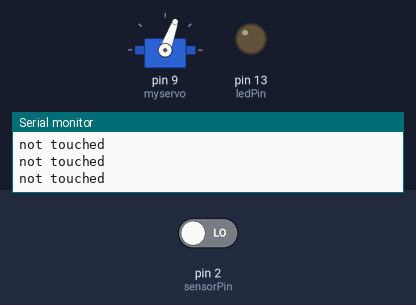
The sketch below on a simulated Arduino Uno, built with avr-gcc and run on an emulated ATmega328P. Shown: servo, output pins drawn as LEDs (lit = HIGH), the last lines printed to the serial monitor. The inputs (shaded band) are chosen by the test bench; at power-on: pin 2 (sensorPin) LOW.

Above: at 2.8 s.
2.9 s: pin 2 (sensorPin) driven HIGH
At 3.9 s:
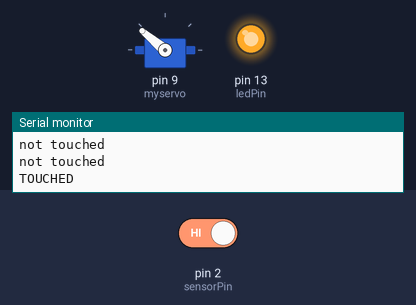
4.5 s: pin 2 (sensorPin) driven LOW
At 5.5 s:
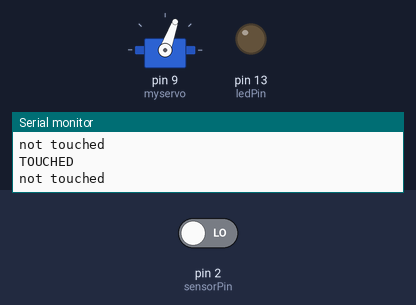
Timing chart, 0 to 7.5 s (numbered marks = the images above; inputs shaded):
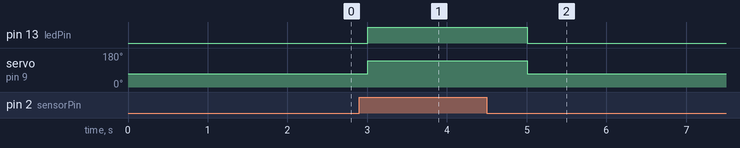

The sketch:

touch_door.ino
```cpp
#define sensorPin 2
#include <Servo.h>

int ledPin = 13;
Servo myservo;
int pos = 0;

void setup() {
  myservo.attach(9);
  Serial.begin(9600);
  pinMode(ledPin, OUTPUT);
  pinMode(sensorPin, INPUT);
}

void loop() {
  int senseValue = digitalRead(sensorPin);
  pos=0;
  if (senseValue == HIGH){

    digitalWrite(ledPin, HIGH);
    Serial.println("TOUCHED");
     for (pos = 0; pos <= 140; pos += 5) {
    myservo.write(pos);
    }
    delay(1000);
  }

  else {
    digitalWrite(ledPin,LOW);
    Serial.println("not touched");
    if(senseValue == LOW){
      for (pos = 140; pos >= 70; pos -= 5) {
    myservo.write(pos);

  }
    }
  }
  delay(1000);

}
```

Measured:
- after the input at 2.9 s, pin 13 (ledPin): LOW → HIGH after 0.10 s; servo on pin 9 (myservo): 70° → 140° after 0.11 s
- after the input at 4.5 s, pin 13 (ledPin): HIGH → LOW after 0.51 s; servo on pin 9 (myservo): 140° → 70° after 0.51 s
